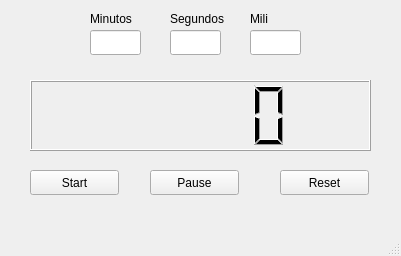
<?xml version="1.0" encoding="UTF-8"?>
<ui version="4.0">
 <class>MainWindow</class>
 <widget class="QMainWindow" name="MainWindow">
  <property name="geometry">
   <rect>
    <x>0</x>
    <y>0</y>
    <width>401</width>
    <height>256</height>
   </rect>
  </property>
  <property name="windowTitle">
   <string>Temporizador</string>
  </property>
  <widget class="QWidget" name="centralwidget">
   <widget class="QPushButton" name="btnstart">
    <property name="geometry">
     <rect>
      <x>30</x>
      <y>170</y>
      <width>89</width>
      <height>25</height>
     </rect>
    </property>
    <property name="text">
     <string>Start</string>
    </property>
   </widget>
   <widget class="QPushButton" name="btnpause">
    <property name="geometry">
     <rect>
      <x>150</x>
      <y>170</y>
      <width>89</width>
      <height>25</height>
     </rect>
    </property>
    <property name="text">
     <string>Pause</string>
    </property>
   </widget>
   <widget class="QPushButton" name="btnreset">
    <property name="geometry">
     <rect>
      <x>280</x>
      <y>170</y>
      <width>89</width>
      <height>25</height>
     </rect>
    </property>
    <property name="text">
     <string>Reset</string>
    </property>
   </widget>
   <widget class="QLCDNumber" name="pantalla">
    <property name="geometry">
     <rect>
      <x>30</x>
      <y>80</y>
      <width>341</width>
      <height>71</height>
     </rect>
    </property>
   </widget>
   <widget class="QLabel" name="labelHora">
    <property name="geometry">
     <rect>
      <x>90</x>
      <y>10</y>
      <width>67</width>
      <height>17</height>
     </rect>
    </property>
    <property name="text">
     <string>Minutos</string>
    </property>
   </widget>
   <widget class="QLabel" name="labelMinuto">
    <property name="geometry">
     <rect>
      <x>170</x>
      <y>10</y>
      <width>67</width>
      <height>17</height>
     </rect>
    </property>
    <property name="text">
     <string>Segundos</string>
    </property>
   </widget>
   <widget class="QLabel" name="labelSegundos">
    <property name="geometry">
     <rect>
      <x>250</x>
      <y>10</y>
      <width>67</width>
      <height>17</height>
     </rect>
    </property>
    <property name="text">
     <string>Mili</string>
    </property>
   </widget>
   <widget class="QLineEdit" name="lineEditHora">
    <property name="geometry">
     <rect>
      <x>90</x>
      <y>30</y>
      <width>51</width>
      <height>25</height>
     </rect>
    </property>
   </widget>
   <widget class="QLineEdit" name="lineEditMinuto">
    <property name="geometry">
     <rect>
      <x>170</x>
      <y>30</y>
      <width>51</width>
      <height>25</height>
     </rect>
    </property>
   </widget>
   <widget class="QLineEdit" name="lineEditSegundo">
    <property name="geometry">
     <rect>
      <x>250</x>
      <y>30</y>
      <width>51</width>
      <height>25</height>
     </rect>
    </property>
   </widget>
  </widget>
  <widget class="QMenuBar" name="menubar">
   <property name="geometry">
    <rect>
     <x>0</x>
     <y>0</y>
     <width>401</width>
     <height>22</height>
    </rect>
   </property>
  </widget>
  <widget class="QStatusBar" name="statusbar"/>
 </widget>
 <resources/>
 <connections/>
</ui>
